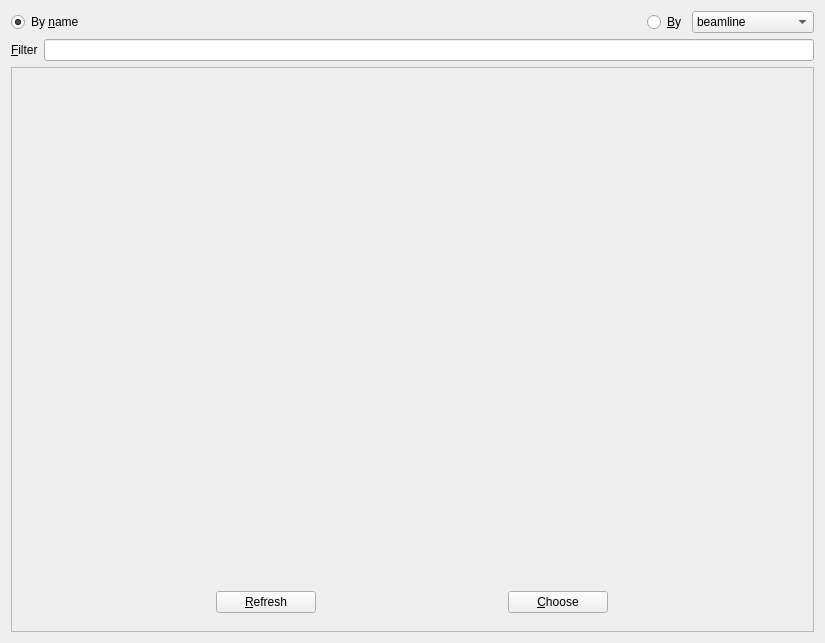
<?xml version="1.0" encoding="UTF-8"?>
<ui version="4.0">
 <class>Form</class>
 <widget class="QWidget" name="Form">
  <property name="geometry">
   <rect>
    <x>0</x>
    <y>0</y>
    <width>825</width>
    <height>643</height>
   </rect>
  </property>
  <property name="windowTitle">
   <string>Happi search</string>
  </property>
  <layout class="QVBoxLayout" name="verticalLayout">
   <item>
    <layout class="QHBoxLayout" name="layout_by_name">
     <property name="sizeConstraint">
      <enum>QLayout::SetDefaultConstraint</enum>
     </property>
     <item>
      <widget class="QRadioButton" name="radio_by_name">
       <property name="text">
        <string>By &amp;name</string>
       </property>
       <property name="checked">
        <bool>true</bool>
       </property>
      </widget>
     </item>
     <item>
      <spacer name="device_selection_spacer">
       <property name="orientation">
        <enum>Qt::Horizontal</enum>
       </property>
       <property name="sizeHint" stdset="0">
        <size>
         <width>40</width>
         <height>20</height>
        </size>
       </property>
      </spacer>
     </item>
     <item>
      <widget class="QRadioButton" name="radio_by_category">
       <property name="text">
        <string>&amp;By</string>
       </property>
      </widget>
     </item>
     <item>
      <widget class="QComboBox" name="combo_by_category">
       <item>
        <property name="text">
         <string>beamline</string>
        </property>
       </item>
       <item>
        <property name="text">
         <string>device_class</string>
        </property>
       </item>
       <item>
        <property name="text">
         <string>functional_group</string>
        </property>
       </item>
       <item>
        <property name="text">
         <string>location_group</string>
        </property>
       </item>
       <item>
        <property name="text">
         <string>stand</string>
        </property>
       </item>
       <item>
        <property name="text">
         <string>prefix</string>
        </property>
       </item>
      </widget>
     </item>
    </layout>
   </item>
   <item>
    <layout class="QHBoxLayout" name="horizontalLayout">
     <item>
      <widget class="QLabel" name="label_filter">
       <property name="text">
        <string>&amp;Filter</string>
       </property>
       <property name="buddy">
        <cstring>edit_filter</cstring>
       </property>
      </widget>
     </item>
     <item>
      <widget class="QLineEdit" name="edit_filter"/>
     </item>
    </layout>
   </item>
   <item>
    <widget class="QFrame" name="list_or_tree_frame">
     <property name="sizePolicy">
      <sizepolicy hsizetype="Preferred" vsizetype="MinimumExpanding">
       <horstretch>0</horstretch>
       <verstretch>0</verstretch>
      </sizepolicy>
     </property>
     <property name="frameShape">
      <enum>QFrame::StyledPanel</enum>
     </property>
     <property name="frameShadow">
      <enum>QFrame::Raised</enum>
     </property>
     <layout class="QVBoxLayout" name="verticalLayout_2">
      <item>
       <widget class="HappiDeviceListView" name="happi_list_view" native="true"/>
      </item>
      <item>
       <widget class="HappiDeviceTreeView" name="happi_tree_view" native="true"/>
      </item>
      <item>
       <widget class="QFrame" name="frame">
        <property name="sizePolicy">
         <sizepolicy hsizetype="Preferred" vsizetype="Maximum">
          <horstretch>0</horstretch>
          <verstretch>0</verstretch>
         </sizepolicy>
        </property>
        <layout class="QHBoxLayout" name="horizontalLayout_2">
         <item>
          <widget class="QPushButton" name="button_refresh">
           <property name="minimumSize">
            <size>
             <width>0</width>
             <height>0</height>
            </size>
           </property>
           <property name="maximumSize">
            <size>
             <width>100</width>
             <height>16777215</height>
            </size>
           </property>
           <property name="text">
            <string>&amp;Refresh</string>
           </property>
          </widget>
         </item>
         <item>
          <widget class="QPushButton" name="button_choose">
           <property name="minimumSize">
            <size>
             <width>0</width>
             <height>0</height>
            </size>
           </property>
           <property name="maximumSize">
            <size>
             <width>100</width>
             <height>16777215</height>
            </size>
           </property>
           <property name="text">
            <string>&amp;Choose</string>
           </property>
          </widget>
         </item>
        </layout>
       </widget>
      </item>
     </layout>
    </widget>
   </item>
  </layout>
 </widget>
 <customwidgets>
  <customwidget>
   <class>HappiDeviceListView</class>
   <extends>QWidget</extends>
   <header>happi.qt.model</header>
   <container>1</container>
  </customwidget>
  <customwidget>
   <class>HappiDeviceTreeView</class>
   <extends>QWidget</extends>
   <header>happi.qt.model</header>
   <container>1</container>
  </customwidget>
 </customwidgets>
 <tabstops>
  <tabstop>radio_by_name</tabstop>
  <tabstop>radio_by_category</tabstop>
  <tabstop>combo_by_category</tabstop>
  <tabstop>edit_filter</tabstop>
 </tabstops>
 <resources/>
 <connections/>
</ui>
